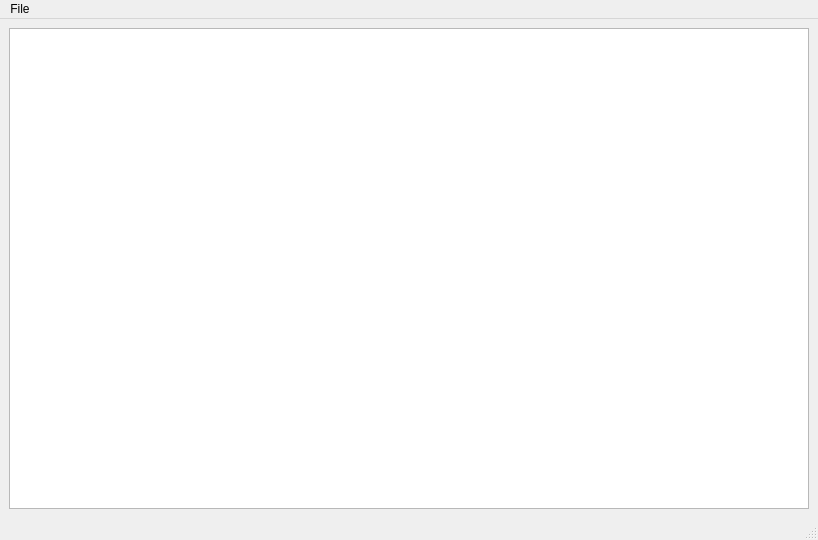
<?xml version="1.0" encoding="UTF-8"?>
<ui version="4.0">
 <class>SimpleEditor</class>
 <widget class="QMainWindow" name="SimpleEditor">
  <property name="geometry">
   <rect>
    <x>0</x>
    <y>0</y>
    <width>818</width>
    <height>540</height>
   </rect>
  </property>
  <property name="windowTitle">
   <string>SimpleEditor</string>
  </property>
  <widget class="QWidget" name="widget_grid">
   <layout class="QGridLayout" name="gridLayout">
    <item row="0" column="0">
     <layout class="QHBoxLayout" name="hLayout">
      <item>
       <layout class="QVBoxLayout" name="sidebar"/>
      </item>
      <item>
       <layout class="QVBoxLayout" name="main_workspace">
        <item>
         <widget class="QGraphicsView" name="videoView"/>
        </item>
       </layout>
      </item>
     </layout>
    </item>
   </layout>
  </widget>
  <widget class="QMenuBar" name="menubar">
   <property name="geometry">
    <rect>
     <x>0</x>
     <y>0</y>
     <width>818</width>
     <height>22</height>
    </rect>
   </property>
   <widget class="QMenu" name="menuFile">
    <property name="title">
     <string>File</string>
    </property>
    <addaction name="actionOpenVideo"/>
   </widget>
   <addaction name="menuFile"/>
  </widget>
  <widget class="QStatusBar" name="statusbar"/>
  <action name="actionOpenVideo">
   <property name="text">
    <string>Open Video</string>
   </property>
  </action>
 </widget>
 <resources/>
 <connections/>
</ui>
